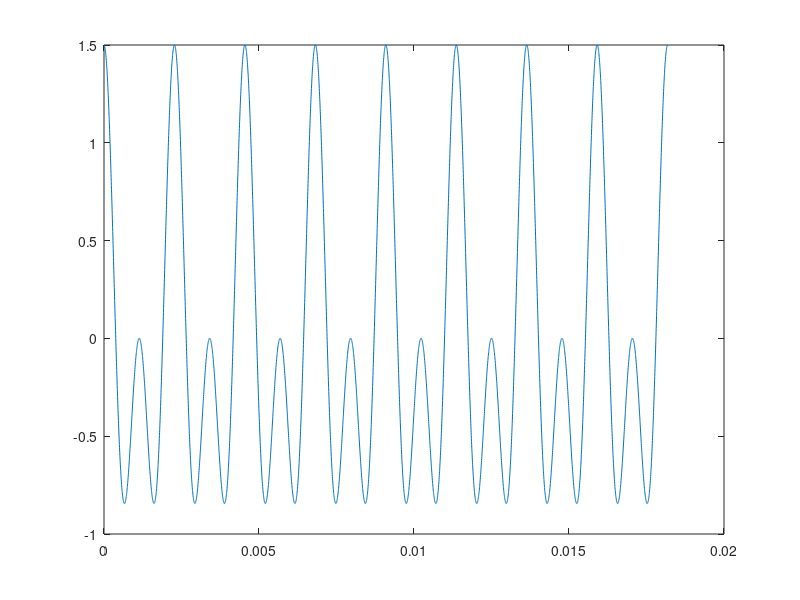

The MATLAB source for this figure:
% Clear plot screen+clf% 2 second samples with 1/256000 distance between each sample% I you keep sample value small, plotting cosine wave may show some edges.srate = 256000; % sample rate (in Hertz)tt = 0:1/srate:2; % divide 2 seconds into 1/srate pieces% To plot the figure, % X-axis range is (-0.005, 0.002)% Y-axis range is (-1, 1)% v = [xmin xmax ymin ymax]v = [-0.003 0.020 -1 1];% axis command scales the x and y axes for our purposesaxis(v)% Produce cosine waves. % As tt is time coordinate vector, % result becomes y = f(tt).% general wave formula = wave(t) = A*cos(wt + phase)% where A = 0.75, f = 440, w = 2*pi*f, phase = 0amplitude = 0.75;freq1 = 440;freq2 = 880;example_wave1 = amplitude*cos(2*pi*freq1*tt);example_wave2 = amplitude*cos(2*pi*freq2*tt);plot(tt, example_wave1)v = [-0.003 0.020 -1 1];axis(v)% Plot example_wave1 for 8 periodsperiod = 8;corresponding_elements = 1:srate/freq1*period;% Plot function needs arrays for x axis and y axis.plot(tt(corresponding_elements), example_wave1(corresponding_elements))% v = [-0.003 0.020 -1 1];% axis(v)% Plot example_wave2 for 16 periodperiod = 16;corresponding_elements = 1:srate/freq2*period;% Plot function needs arrays for x axis and y axis.plot(tt(corresponding_elements), example_wave2(corresponding_elements))% Plot both together% Say hold on, then plot your graphs, then say hold offhold on% v = [-0.003 0.020 -1 1];% axis(v)plot(tt(corresponding_elements), example_wave1(corresponding_elements))plot(tt(corresponding_elements), example_wave2(corresponding_elements))hold off% Plot the sum of two waveswave_sum = example_wave1 + example_wave2;plot(tt(corresponding_elements), wave_sum(corresponding_elements))% v = [-0.003 0.020 -2 2];% axis(v)